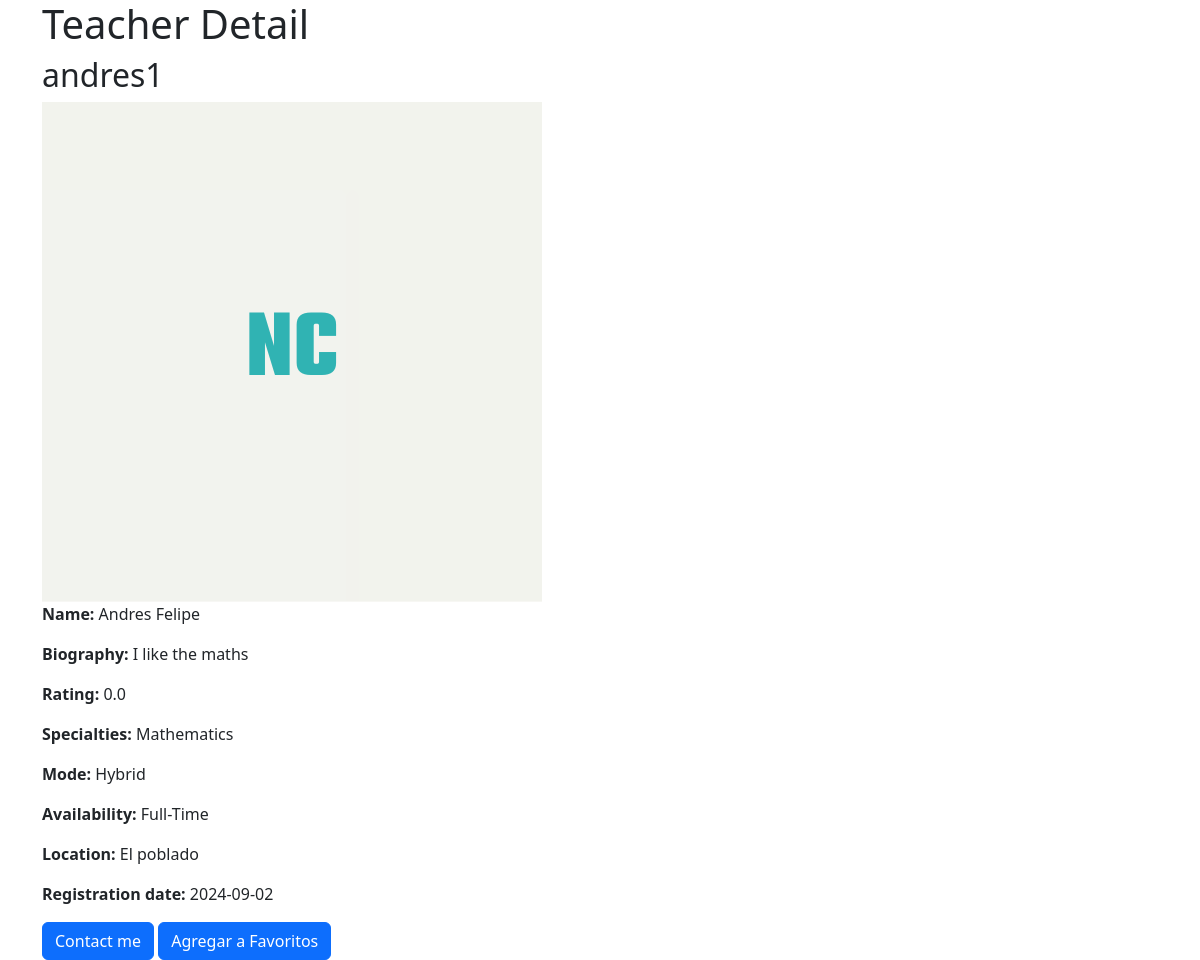
Page /teachers/1 on the earlier database version.
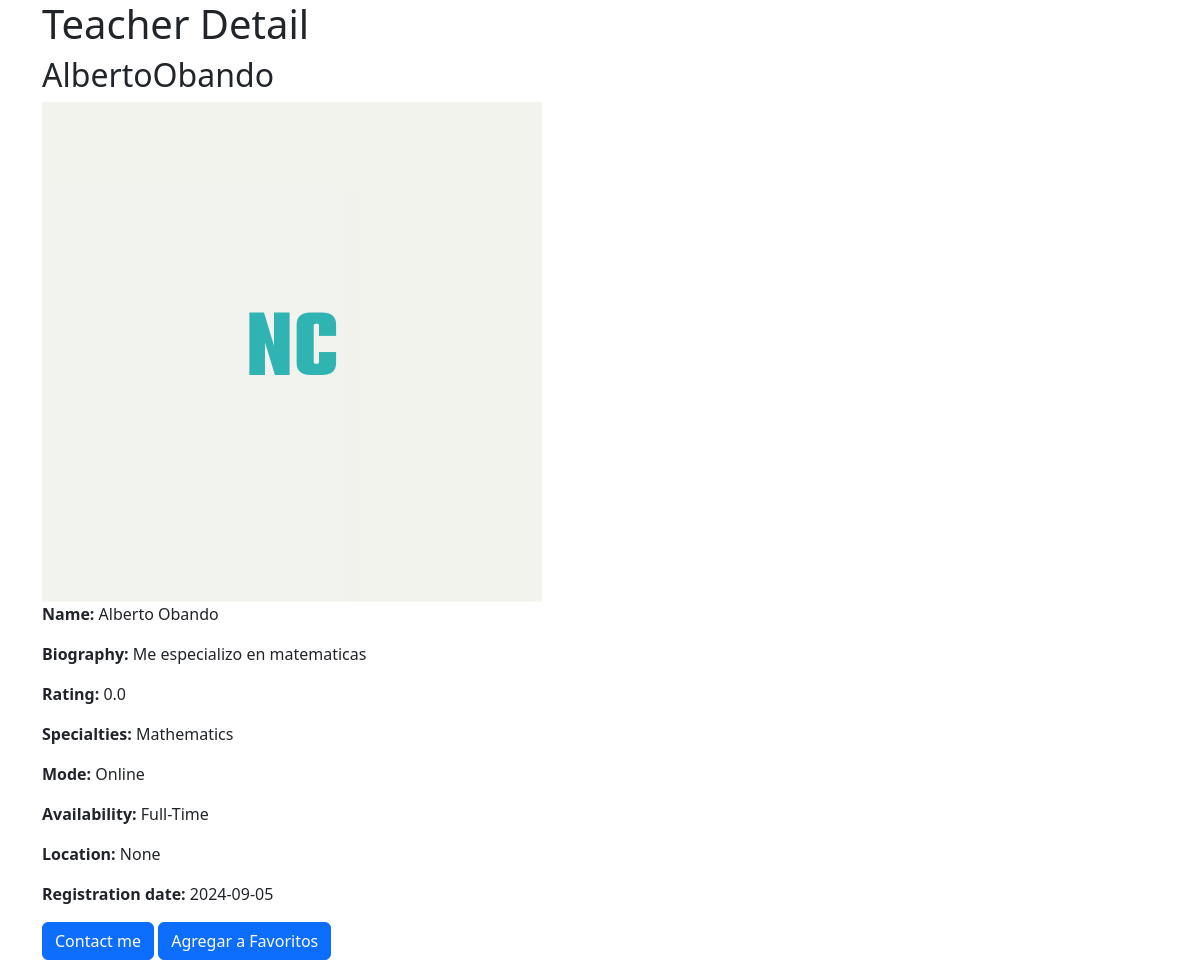
Same page on the later database version.
### users/models.py (models this page shows, shortened)
class Teacher(models.Model):
    user = models.OneToOneField(User, on_delete=models.CASCADE)
    specialties = models.CharField(
        max_length=50,
        choices=Specialties.choices
    )
    biography = models.TextField()
    average_rating = models.FloatField(default=0.0)
    availability = models.CharField(
        max_length=50,
        choices=Availability.choices
    )
    mode = models.CharField(
        max_length=50,
        choices=Mode.choices
    )

class User(AbstractBaseUser, PermissionsMixin):
    user_id = models.AutoField(primary_key=True)
    name = models.CharField(max_length=255)
    username = models.CharField(max_length=150, unique=True)
    email = models.EmailField(unique=True)
    password = models.CharField(max_length=128)
    user_type = models.CharField(
        max_length=10,
        choices=UserType.choices
    )
    registration_date = models.DateTimeField(auto_now_add=True)
    profile_picture = models.ImageField(upload_to='profile_photos/', default='profile_photos/default_profile.png',
                                        null=True, blank=True)
    address = models.CharField(max_length=255, null=True, blank=True)
    profile_complete = models.BooleanField(default=False)
    is_active = models.BooleanField(default=True)
    is_staff = models.BooleanField(default=False)
    objects = UserManager()
    USERNAME_FIELD = 'username'
    REQUIRED_FIELDS = ['email', 'name']

### search/views.py (the view)
# urls.py: path('teachers/<int:teacher_id>', views.teachers_detail, name='teachers_detail'),
def teachers_detail(request, teacher_id):
    teacher = get_object_or_404(Teacher, id=teacher_id)
    return render(request, 'teachers_detail.html', {'teacher': teacher})

### search/templates/teachers_detail.html (shortened to what this page needs)
{% extends 'base.html' %}
{% block content %}
<!DOCTYPE html>
<html lang="en">
<head>
</head>
<body>
    <h1>Teacher Detail</h1>
    <h2>{{ teacher.user.username }}</h2>
    <img src="{{ teacher.user.profile_picture.url }}" alt="{{ teacher.user.username }}">
    <p><strong>Name:</strong> {{ teacher.user.name }}</p>
    <p><strong>Biography:</strong> {{ teacher.biography }}</p>
    <p><strong>Rating:</strong> {{ teacher.average_rating }}</p>
    <p><strong>Specialties:</strong> {{ teacher.get_specialties_display }}</p>
    <p><strong>Mode:</strong> {{ teacher.get_mode_display }}</p>
    <p><strong>Availability:</strong> {{ teacher.get_availability_display }}</p>
    <p><strong>Location:</strong> {{ teacher.user.address }}</p>
    <p><strong>Registration date:</strong> {{ teacher.user.registration_date|date:"Y-m-d" }}</p>
    <a  class="btn btn-primary">Contact me</a>
    <a href="{% url 'add_favorite_teacher' teacher.id %}" class="btn btn-primary">Agregar a Favoritos</a>
</body>
</html>
{% endblock content %}

Differences in the rows shown:
changed Teacher "Mathematics": user.username "andres1" → "AlbertoObando"; user.name "Andres Felipe" → "Alberto Obando"; biography "I like the maths" → "Me especializo en matematicas"; mode "Hybrid" → "Online"; user.address "El poblado" → "None"; user.registration_date "2024-09-02" → "2024-09-05"
